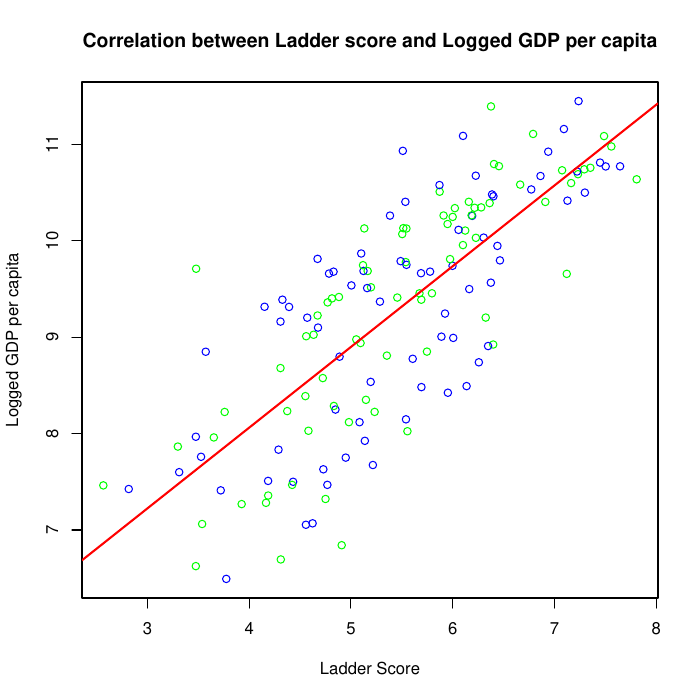

Generate this figure with R:

#Scatter Plot

pdf("visualization.pdf")
df <- read.csv("World_Happiness_Report_2020.csv")
Logged_GDP_per_capita<-df$Logged.GDP.per.capita
Ladder_score<- df$Ladder.score
vrb <- lm(df$Logged.GDP.per.capita ~ df$Ladder.score, data= df)
plot(df$Ladder.score, df$Logged.GDP.per.capita, xlab= 'Ladder Score', ylab='Logged GDP per capita', main="Correlation between Ladder score and Logged GDP per capita", col=c("green","blue")) + abline(vrb, col="red", lwd = 2)
#dev.copy(png,'scatter.png')


#Bar plot

library(ggplot2)
library(dplyr)

# Step1: importing the csv file world happiness report 2020 into variable whr
whr<- read.csv("World_Happiness_Report_2020.csv")
#View(whr)
# Step2: Simplifying the name of the columns into whr 
names(whr)[1]<-"country"
names(whr)[2]<-"region"
names(whr)[3]<-"ladder_score"
names(whr)[7]<-"GDP"

#colnames(whr)
# Step3 Removing unused columns: 
whr_data <- whr %>% select(-lowerwhisker,-upperwhisker,
                           -Social.support,
                           -Explained.by..Log.GDP.per.capita,
                           -Explained.by..Social.support,
                           -Explained.by..Healthy.life.expectancy,     
                           -Explained.by..Freedom.to.make.life.choices,
                           -Explained.by..Generosity,                  
                           -Explained.by..Perceptions.of.corruption,
                           -Dystopia...residual)



whr_dataset <- whr_data %>%
  dplyr::group_by(region) %>%
  summarise(ladder_score = mean(ladder_score),GDP = mean(GDP))


#geom_barplot()
#plot Bar graph between mean of ladder score per Region and GDP

whr_dataset$region <- factor(whr_dataset$region,
                             levels = rev(whr_dataset$region[order(-whr_dataset$ladder_score)]))
ggplot(whr_dataset, aes(ladder_score,y=GDP, fill=region)) + geom_bar(stat="identity") + labs(title = "Mean of Ladder_score of Regions Vs GDP for year 2020", subtitle = "") + theme(legend.position = "none") + theme(axis.text.x = element_text(angle = 90, hjust=1))

dev.off()

